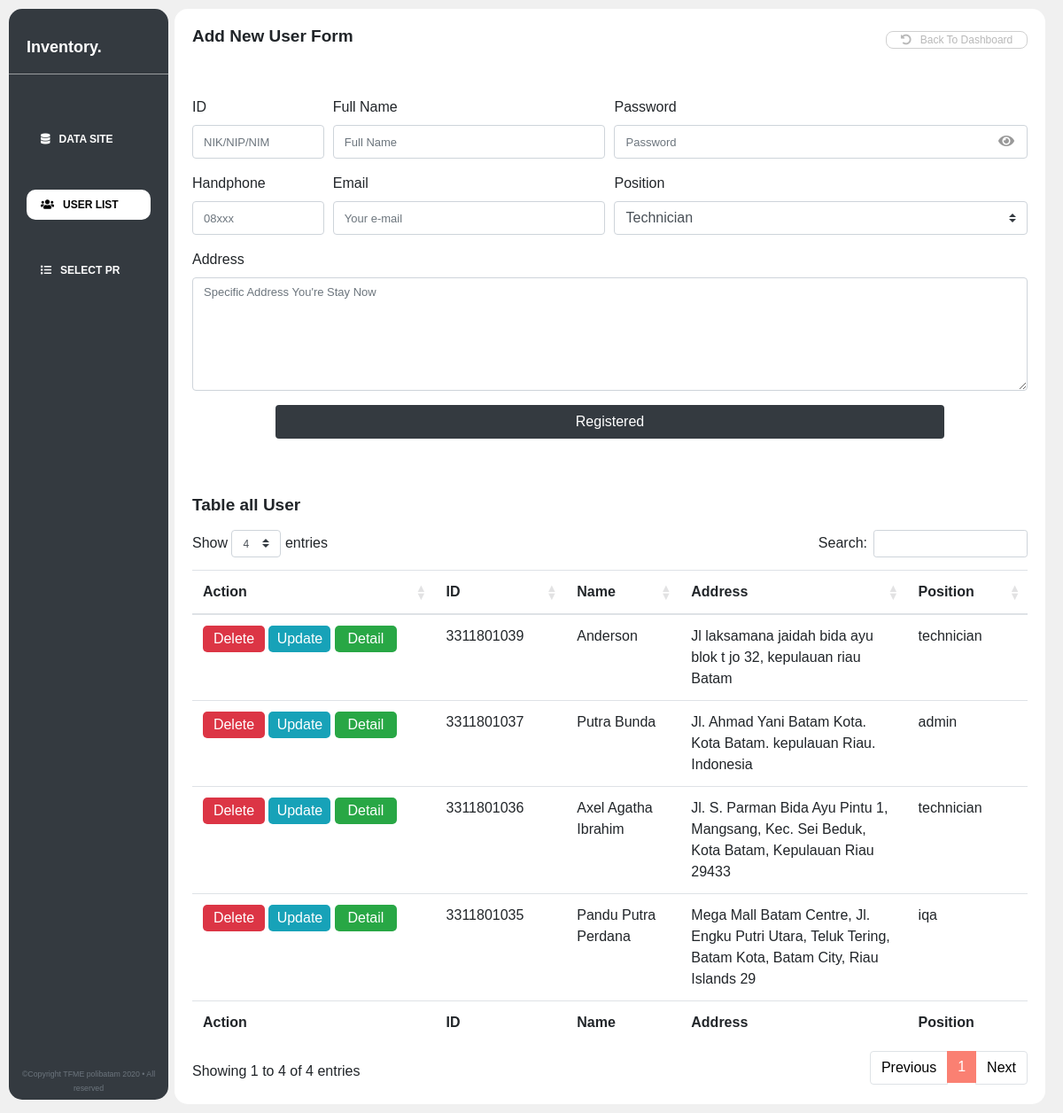
The page /admin/add-user.php on the database its author committed.
### tables this page shows
CREATE TABLE `user` (
  `id_user` varchar(15) NOT NULL,
  `name` varchar(50) NOT NULL,
  `password` varchar(100) NOT NULL,
  `handphone` varchar(30) NOT NULL,
  `email` varchar(50) NOT NULL,
  `position` enum('technician','admin','head','iqa') NOT NULL,
  `address` varchar(100) NOT NULL
);

### admin/add-user.php (the view, shortened to what this page needs)
<?php
    require "../config/config.php";
    $query = mysqli_query($conn, "SELECT * FROM user");
?>
<!doctype html>
<html lang="en">
<head>
    <link rel="stylesheet" href="https://maxcdn.bootstrapcdn.com/bootstrap/4.0.0/css/bootstrap.min.css"
>
    <link rel="stylesheet" href="../css/add-user.css">
    <link rel="stylesheet" href="https://cdnjs.cloudflare.com/ajax/libs/font-awesome/5.14.0/css/all.min.css">
    <link rel="stylesheet" href="../swal2/dist/sweetalert2.min.css">
    <link rel="stylesheet" href="https://cdn.datatables.net/1.10.22/css/dataTables.bootstrap4.min.css">
</head>
<body>
    <div class="grid">
        <nav class="nav flex-column navbar-expand-lg bg-dark">
            <a class="brand" href="#">Inventory.</a>
            <hr>
            <div class="nav-item">
                <a class="nav-link" href="dashboard-admin.php"><i class="fas fa-database"></i>Data Site</a>
                <a class="nav-link active" href="#"><i class="fas fa-users"></i>User List</a>
                <a class="nav-link" href="history-pr.php"><i class="fas fa-list"></i>Select PR</a>
            </div>
            <div class="copyright">
                <small class="text-white text-muted">&copy;Copyright TFME polibatam 2020 &bull; All reserved</small>
            </div>
        </nav>
        <div class="konten">
            <div class="atap"><span> </span></div>
            <div class="box">
                <div class="content">
                    <div class="kepala">
                        <h1>Add New User Form</h1>
                        <a href="dashboard-user-list.php"><i class="fas fa-undo-alt"></i>Back To Dashboard</a>
                    </div>
                    <div class="formulir mt-5">
                        <form method="post">
                            <div class="form-row">
                                <div class="form-group col-md-2">
                                    <label for="id_user">ID</label>
                                    <input type="number" class="form-control" id="inputEmail4" placeholder="NIK/NIP/NIM"
                                        autofocus name="id_user" required>
                                </div>
                                <div class="form-group col-md-4">
                                    <label for="inputEmail4">Full Name</label>
                                    <input type="text" class="form-control" id="name    " placeholder="Full Name"
                                        autofocus name="name" required>
                                </div>
                                <div class="form-group col-md-6">
                                    <label for="inputPassword4">Password</label>
                                    <input type="password" class="form-control" id="pwd" placeholder="Password"
                                        name="password" required>
                                    <i class="fa fa-eye" id="eye"></i>
                                </div>
                            </div>
                            <div class="form-row">
                                <div class="form-group col-md-2">
                                    <label for="inputHandphone">Handphone</label>
                                    <input type="number" class="form-control" id="inputHandphone" placeholder="08xxx"
                                        name="handphone" required>
                                </div>
                                <div class="form-group col-md-4">
                                    <label for="inputemail">Email</label>
                                    <input type="email" class="form-control" id="inputemail" placeholder="Your e-mail"
                                        name="email" required>
                                </div>
                                <div class="form-group col-md-6">
                                    <label for="inputPosition">Position</label>
                                    <select id="inputPosition" class="form-control custom-select" name="position"
                                        required>
                                        <option selected value="technician">Technician</option>
                                    </select>
                                </div>
                            </div>
                            <div class="form-row">
                                <div class="form-group col-md-12">
                                    <label for="inputAddress2">Address</label>
                                    <textarea type="text" class="form-control" id="inputAddress2"
                                        placeholder="Specific Address You're Stay Now" name="address"
                                        required></textarea>
                                </div>
                            </div>
                            <div class="d-flex justify-content-center">
                                <button type="submit" class="btn bg-dark" name="register">Registered</button>
                            </div>
                        </form>
                    </div>
                </div>
                <div class="content content-bottom">
                    <div class="kepala">
                        <h1>Table all User</h1>
                    </div>
                    <div class="table-responsive mt-2">
                        <table class="table" id="data">
                            <thead>
                                <tr>
                                    <th>Action</th>
                                    <th>ID</th>
                                    <th>Name</th>
                                    <th>Address</th>
                                    <th>Position</th>
                                </tr>
                            </thead>
                            <tbody>
                                <?php foreach ($query as $user ) : ?>
                                <tr>
                                    <td>
                                        <a class="bg-danger text-white" href="delete.php?id=<?= $user['id_user']?>" onclick="return confirm('Want to Delete <?= $user['name']?>');">Delete</a>
                                        <a class="bg-info text-white" id="updateData" data-toggle="modal"
                                            data-target="#update" data-id="<?= $user['id_user'];?>"
                                            data-name="<?= $user['name'];?>" data-handphone="<?= $user['handphone'];?>"
                                            data-email="<?= $user['email'];?>" data-position="<?= $user['position'];?>"
                                            data-password="<?= $user['password'];?>"
                                            data-address="<?= $user['address'];?>">Update</a>
                                        <a class="bg-success text-white" id="view" data-toggle="modal"
                                            data-target="#detail" data-id="<?= $user['id_user'];?>"
                                            data-name="<?= $user['name'];?>" data-handphone="<?= $user['handphone'];?>"
                                            data-email="<?= $user['email'];?>" data-position="<?= $user['position'];?>"
                                            data-password="<?= $user['password'];?>"
                                            data-address="<?= $user['address'];?>">Detail</a>
                                    </td>
                                    <td><?= $user['id_user']; ?></td>
                                    <td style="text-transform: capitalize;"><?= $user['name']; ?></td>
                                    <td><?= $user['address']; ?></td>
                                    <td><?= $user['position']; ?></td>
                                </tr>
                                <?php endforeach; ?>
                            </tbody>
                            <tfoot>
                                <th>Action</th>
                                <th>ID</th>
                                <th>Name</th>
                                <th>Address</th>
                                <th>Position</th>
                            </tfoot>
                        </table>
                    </div>
                </div>
            </div>
        </div>
    </div>
</body>
</html>

### css/add-user.css (style rules this page uses)
* { box-sizing: border-box; }
body { font-family: Helvetica, sans-serif; margin: 0; padding: 0; background-color: rgb(240, 240, 240); }
nav { height: 98%; position: fixed; width: 15%; border-radius: 15px; z-index: 1; }
.nav-item a { color: white; margin-left: 20px; margin-right: 20px; border-radius: 10px; font-size: 12px; text-transform: uppercase; font-weight: 600; text-decoration: none; margin-top: 40px; }
.nav-item { width: 100%; }
.brand { margin-left: 20px; margin-top: 30px; color: white; font-weight: bold; font-size: 18px; text-decoration: none; }
hr { width: 100%; opacity: 0.5; background-color: black; border-color: white; }
nav .active { background-color: white; color: black; }
nav a i { margin-right: 10px; }
.copyright { position: absolute; bottom: 0; text-align: center; width: 100%; margin-bottom: 5px; font-size: 11px; }
.konten { margin-left: 15%; width: 300px; flex: 5; margin-right: 10px; }
.grid { display: flex; padding: 10px; object-fit: contain; height: 100%; }
.box { padding: 20px; margin-left: 10px; border-radius: 15px; background-color: white; height: auto; }
.kepala { display: flex; align-items: center; justify-content: space-between; }
.kepala h1 { font-size: 19px; font-weight: bold; font-family: Helvetica, sans-serif; }
.kepala i { margin-right: 10px; }
.kepala a { background-color: white; border-radius: 8px; width: 10rem; border: 1px solid rgb(208, 208, 208); }
.kepala a { text-align: center; text-decoration: none; color: rgb(184, 184, 184); font-weight: lighter; font-size: 12px; }
.content-bottom { margin-top: 4rem; }
th,td { width: 100vw; }
.table td:nth-child(1) { white-space: nowrap; min-width: 200px; }
.table td:nth-child(5) { min-width: 200px; white-space: pre-wrap; }
.table a { width: 70px; border-radius: 5px; text-align: center; display: inline-block; padding: 3px; border: 0; text-decoration: none; }
.formulir .btn { width: 80%; color: white; }
textarea.form-control { height: 8rem; }
.col-md-6 { position: relative; }
.col-md-6 i { position: absolute; top: 0; right: 0; cursor: pointer; color: #999; transform: translate(-20px,42px); }
div.atap { top: 0; width: 100%; position: fixed; height: 10px; border-radius: 10px; z-index: 999; background-color: rgb(240, 240, 240); }

### rows shown on the page
user: id_user "3311801035", name "Pandu Putra Perdana", address "Mega Mall Batam Centre, Jl. Engku Putri Utara, Teluk Tering, Batam Kota, Batam City, Riau Islands 29", position "iqa"
user: id_user "3311801036", name "Axel Agatha Ibrahim", address "Jl. S. Parman Bida Ayu Pintu 1, Mangsang, Kec. Sei Beduk, Kota Batam, Kepulauan Riau 29433", position "technician"
user: id_user "3311801037", name "Putra Bunda", address "Jl. Ahmad Yani Batam Kota. Kota Batam. kepulauan Riau. Indonesia", position "admin"
user: id_user "3311801039", name "Anderson", address "Jl laksamana jaidah bida ayu blok t jo 32, kepulauan riau Batam", position "technician"
